Frame 1 (no input): blank canvas, image omitted
Frame 60 (no input): blank canvas, image omitted
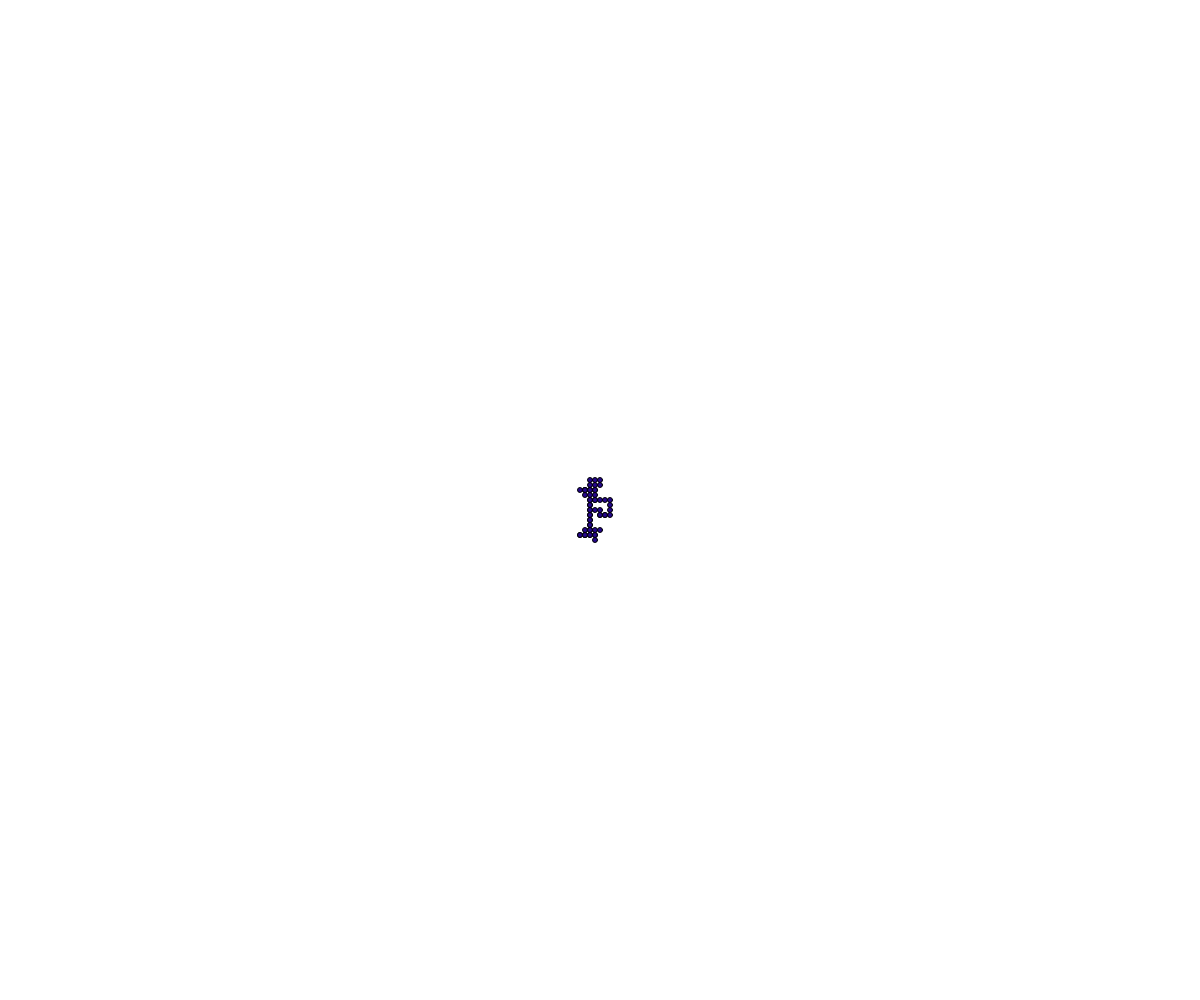
Frame 120 (the mouse pressed at the canvas centre since frame 60)

The p5.js sketch whose frames 1 and 60 were blank and that drew this single picture after the mouse press (run headless with seeded random() and noise() and a simulated clock; from frame 60 on, the mouse is pressed at the canvas centre):

// p5.js sketch
// ── sketch.js
// OOP Walker demo

class Walker {
  constructor(x, y) {
    this.x = x;
    this.y = y;
    this.color = color(random(255), random(255), random(255));
    this.speed = 5;
    this.size = 5;
  }

  display() {
    noStroke;
    fill(this.color);
    circle(this.x, this.y, this.size); 
  }

  move() {
    let choice = random(100);
    if (choice < 25) {
      // up
      this.y -= this.speed;
    }
    else if (choice < 50) {
      // down
      this.y += this.speed;
    }
    else if (choice < 75) {
      // left
      this.x -= this.speed;
    }
    else{
      // right
      this.x += this.speed;
    }
  }
}

let walkerArray = [];

let kevin;

function setup() {
  createCanvas(windowWidth, windowHeight);
  kevin = new Walker();
  walkerArray.push(kevin);
}

function draw() {


  for (let i = 0; i < walkerArray.length; i++) {
    walkerArray[i].move();
    walkerArray[i].display(); 
  }
}

function mousePressed() {
  let someWalker = new Walker(mouseX, mouseY);
  walkerArray.push(someWalker);
}
